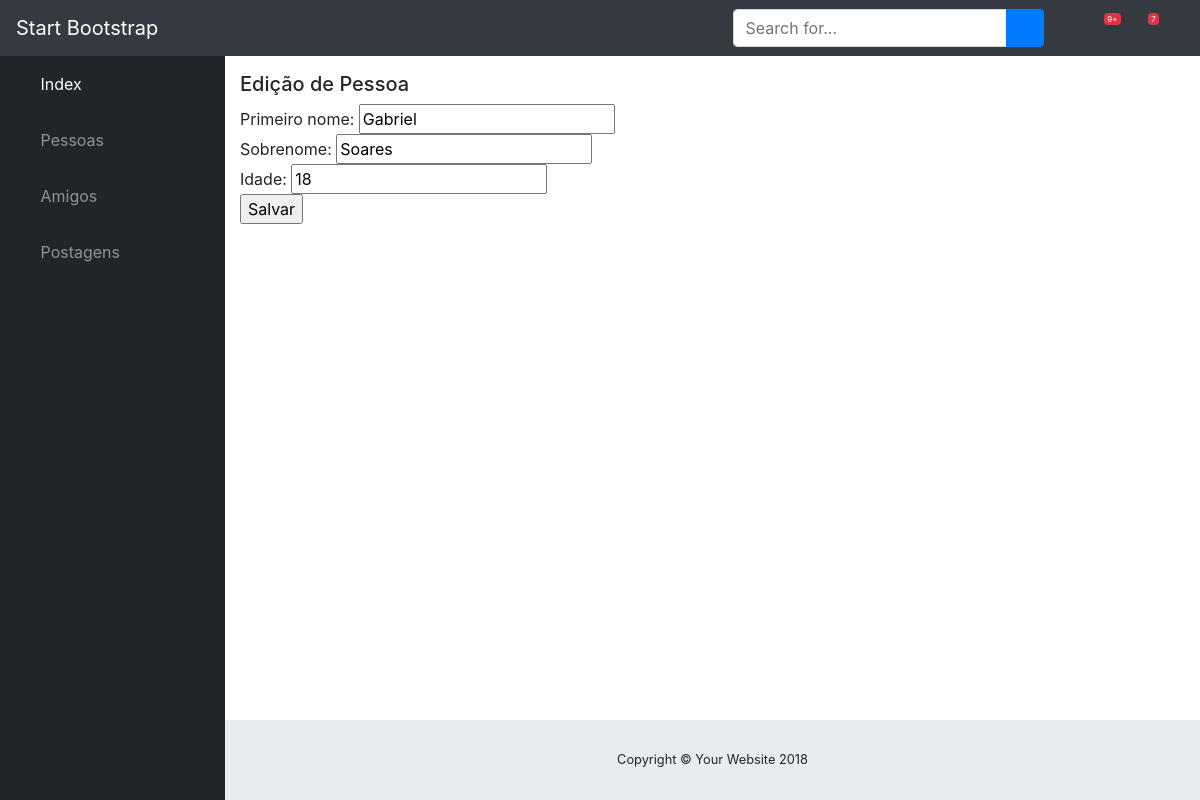
The page /persons/1/edit/ on the database its author committed.
### core/models.py (models this page shows)
class Person(models.Model):
    first_name = models.CharField(max_length=30)
    last_name  = models.CharField(max_length=30)
    age        = models.IntegerField()
    def __str__ (self):
        return self.first_name + ' ' + self.last_name

### core/views.py (the view)
# urls.py: url(r'^persons/(?P<person_id>.*)/edit/$', edit_person),
def edit_person(request, person_id):
	person = Person.objects.get(id=int(person_id))
	print(person)
	if request.method == 'POST':
		person.first_name = request.POST.get('first_name')
		person.last_name  = request.POST.get('last_name')
		person.age        = request.POST.get('age')
		person.save()
		return redirect('/persons/')
	else:
		title = 'Edição de Pessoa'
	return render(request, 'person_edit.html',{'title':title, 'person':person})

### templates/person_edit.html (shortened to what this page needs)
{% extends "base.html" %}
{% block content %}
<h5> {{ title }} </h5>
<form action="" method="post" enctype="multipart/form-data">
  Primeiro nome: <input type="text"
  	name="first_name" value='{{ person.first_name}}'><br>
  Sobrenome: <input type="text"
  	name="last_name" value='{{ person.last_name}}'><br>
   Idade: <input type="number"
   	name="age" value='{{ person.age}}'><br>
  <input type="submit" value="Salvar">
</form>
{% endblock %}

### static/css/sb-admin.css (style rules this page uses)
html { position: relative; min-height: 100%; }
body { height: 100%; }
:root { --input-padding-x: 0.75rem; --input-padding-y: 0.75rem; }

### rows shown on the page
Person: first_name "Gabriel", last_name "Soares", age "18"

### other values the page prints
{{ title }} "Edição de Pessoa"
